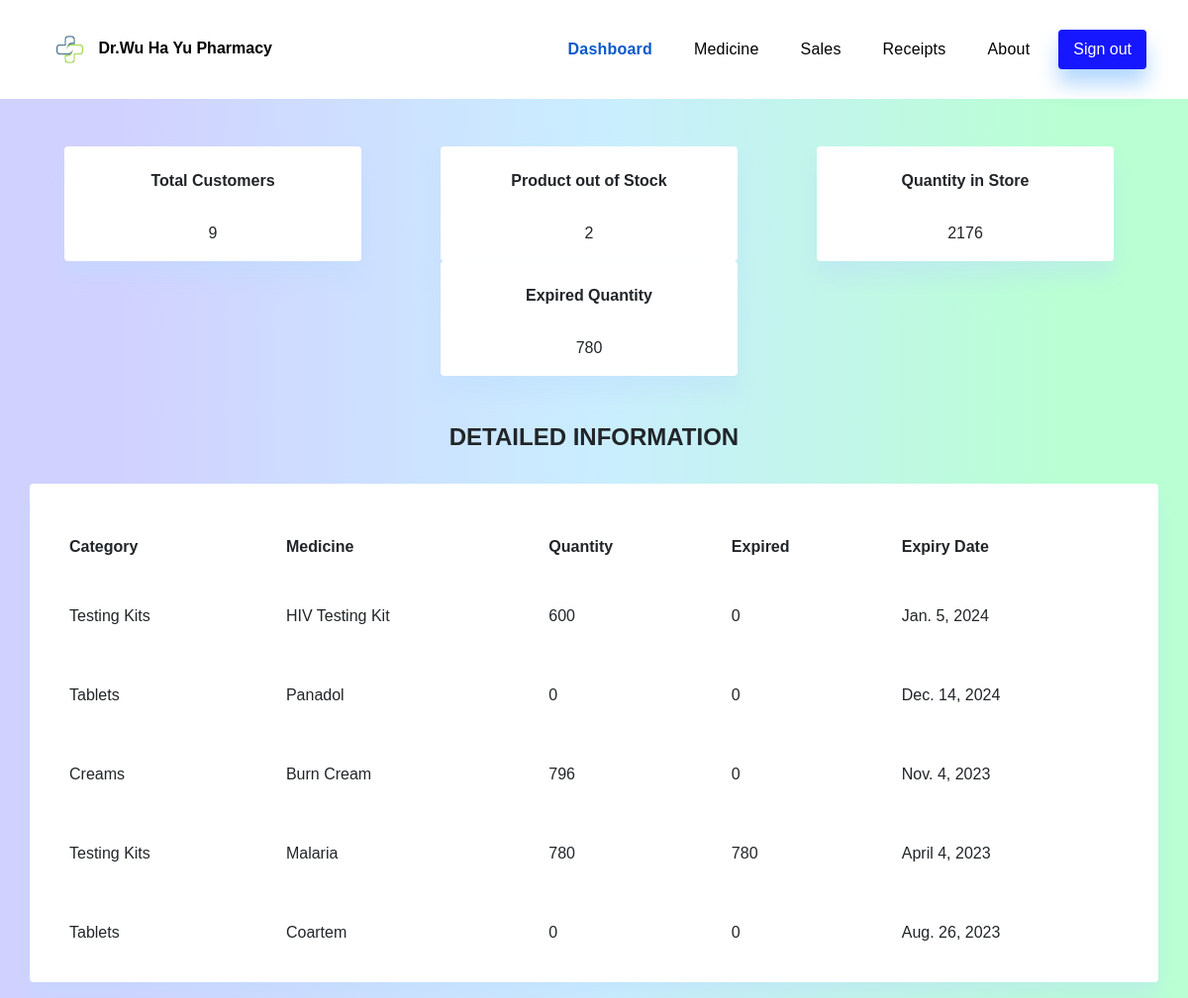
The app's page /index/ with its own data.
### pharmacyapp/models.py (models this page shows, shortened)
class Product(models.Model):
    categoryName = models.ForeignKey(Category, on_delete= models.CASCADE, null = True, blank = True)
    medicineName = models.CharField(max_length =50, null =True, blank =True)
    quantityinStore = models.IntegerField(default=0)
    receivedQuantity = models.IntegerField(default=0)
    quantitySold = models.IntegerField(default =0)
    cost = models.IntegerField(default =0)
    expiredQuantity = models.IntegerField(default =0)
    unitCost = models.IntegerField(default =0)
    expiryDate = models.DateField(null=True, blank=True)
    @property
    def expiredQuantity(self):
        if self.expiryDate < datetime.date.today():
            return self.quantityinStore
        else:
            return 0

class Category(models.Model):
    name = models.CharField(max_length = 50, null = True, blank = True)
    def __str__(self):
        return self.name

### pharmacyapp/views.py (the view)
# urls.py: path('index/', views.index, name='index'),
def index(request):
    products = Product.objects.all()
    num_customers = Sale.objects.values('boughtBy').distinct().count()
    num_out_of_stock = Product.objects.filter(quantityinStore=0).count()
    num_in_store = Product.objects.aggregate(total_quantity=models.Sum('quantityinStore'))['total_quantity']
    expired_products = Product.objects.filter(expiryDate__lte=datetime.date.today())
    num_expired_quantity = sum([product.expiredQuantity for product in expired_products])
    context = {
        'products': products,
        'num_customers': num_customers,
        'num_out_of_stock':num_out_of_stock,
        'num_in_store': num_in_store,
        'num_expired_quantity': num_expired_quantity,
    }
    return render(request, 'products/index.html', context)

### templates/products/index.html (shortened to what this page needs)
<!DOCTYPE html>
<html lang="en">
<head>
    <link rel="stylesheet" href="/static/css/styles.css">
    <link href="https://cdn.jsdelivr.net/npm/bootstrap@5.3.0-alpha3/dist/css/bootstrap.min.css" rel="stylesheet">
</head>
<body style="background-image: linear-gradient(to right, #d1d1ff 10%, #caedff 50%, #b9ffd3 90%);">
<nav class="navbar navbar-expand-lg">
  <div class="container">
    <a class="navbar-brand" href="{% url 'index' %}" style="font-size: 16px; font-weight: 800;">
      <img
        src="/static/images/logo.png" height="46px" alt="Dr.Wu Ha Yu Logo"/>Dr.Wu Ha Yu Pharmacy </a>
      <div class="d-flex align-items-center">
        <a href="{% url 'index' %}"><button type="button" class="btn btn-link active me-3" style="font-weight: 900;">Dashboard</button></a>
        <a href="{% url 'medicine' %}"><button type="button" class="btn btn-link me-3" >
          Medicine
         </button></a>
        <a href="{% url 'sales' %}"><button type="button" class="btn btn-link me-3">
          Sales
         </button></a>
        <a href="{% url 'receipts' %}"><button type="button" class="btn btn-link me-3">
          Receipts
         </button></a>
        <a href="{% url 'about' %}"><button type="button" class="btn btn-link me-3">
          About
         </button></a>
         <a href="{% url 'logout' %}"><button class="btn-sign-out  my-2 mr-4 " type="submit" style="box-shadow: 0 15px 20px rgba(68, 157, 252, 0.4);">Sign out
         </button></a>
      </div>
  </div>
</nav>
  <br><br>
    <div class="container" style="height: 100%; border-radius: 4px; border-spacing: 20px 20px; border-collapse: separate;">
      <div class="row justify-content-around">
        <div class="col-3" style="background-color: white; height: 100%; border-radius: 4px; box-shadow: 0 15px 20px rgba(187, 219, 253, 0.4); width: 300px; margin-right: 10px; ">
          <h6 class="text-center" style="font-weight: bold; margin-top: 25px;">Total Customers</h6>
            <br>
            <p class="text-center"> {{ num_customers }} </p>
        </div>
        <div class="col-3" style="background-color: white; height: 100%; border-radius: 4px; box-shadow: 0 15px 20px rgba(187, 219, 253, 0.4); width: 300px; margin-right: 10px; ">
          <h6 class="text-center" style="font-weight: bold; margin-top: 25px;">Product out of Stock</h6>
          <br>
          <p class="text-center"> {{ num_out_of_stock }} </p>
        </div>
        <div class="col-3" style="background-color: white; height: 100%; border-radius: 4px; box-shadow: 0 15px 20px rgba(187, 219, 253, 0.4); width: 300px; margin-right: 10px;">
          <h6 class="text-center" style="font-weight: bold; margin-top: 25px;">Quantity in Store</h6>
          <br>
          <p class="text-center"> {{ num_in_store }} </p>
        </div>
        <div class="col-3" style="background-color: white; height: 100%; border-radius: 4px; box-shadow: 0 15px 20px rgba(187, 219, 253, 0.4); width: 300px; margin-right: 10px;">
          <h6 class="text-center" style="font-weight: bold; margin-top: 25px;">Expired Quantity</h6>
          <br>
          <p class="text-center"> {{ num_expired_quantity }} </p>
        </div>
      </div>
        </div>
            <br><br>
            <div class="container"><h4 class="text-center" style="font-weight: bold;">DETAILED INFORMATION</h4></div><br>
            <div class="container" style="height: 100%; border-radius: 4px; border-spacing: 20px 20px; border-collapse: separate; background-color: white; height: 100%; border-radius: 4px; box-shadow: 0 15px 20px rgba(187, 219, 253, 0.4);">
              <div class="col">
                <br>
                <table class="expiring-medicine table justify-content-center table-borderless" style="border-spacing: 20px 20px; border-collapse: separate;">
                  <thead>
                    <tr >
                      <th scope="col">Category</th>
                      <th scope="col">Medicine</th>
                      <th scope="col">Quantity</th>
                      <th scope="col">Expired</th>
                      <th scope="col">Expiry Date</th>
                    </tr>
                  </thead>
                  {% for product in products %}
                  <tbody>
                    <tr style="height: 60px; vertical-align: middle;">
                      <td>{{product.categoryName}}</td>
                      <td>{{product.medicineName}}</td>
                      <td>{{product.quantityinStore}}</td>
                      <td>{{product.expiredQuantity}}</td>
                      <td >{% if product.expiryDate %} {{product.expiryDate}} {% endif %}</td>
                      </tr>
                  </tbody>
                  {% endfor %}
                </table>
            </div>
            </div>
</body>
</html>

### pharmacyapp/static/css/styles.css (style rules this page uses)
* { margin: 0; padding: 0; font-family: 'Gilroy', sans-serif; font-size: 16px; }
.navbar { background-color: white; height: 100px; }
body img { opacity: 80%; }
.d-flex .btn { text-decoration: none; color: black; letter-spacing: 0.2px; }
.btn-sign-out, .btn-sell_item, .btn-add-to-stock, .btn-add, .btn-buy, .btn-final-receipt { border: none; background-color: #1616ff; color: white; border-radius: 4px; padding: 0 15px; height: 40px; }

### records on screen
Product: categoryName "Testing Kits", medicineName "HIV Testing Kit", quantityinStore "600", expiredQuantity "0", expiryDate "Jan. 5, 2024"
Product: categoryName "Tablets", medicineName "Panadol", quantityinStore "0", expiredQuantity "0", expiryDate "Dec. 14, 2024"
Product: categoryName "Creams", medicineName "Burn Cream", quantityinStore "796", expiredQuantity "0", expiryDate "Nov. 4, 2023"
Product: categoryName "Testing Kits", medicineName "Malaria", quantityinStore "780", expiredQuantity "780", expiryDate "April 4, 2023"
Product: categoryName "Tablets", medicineName "Coartem", quantityinStore "0", expiredQuantity "0", expiryDate "Aug. 26, 2023"

### other values on screen
{{ num_customers }} "9"
{{ num_out_of_stock }} "2"
{{ num_in_store }} "2176"
{{ num_expired_quantity }} "780"
